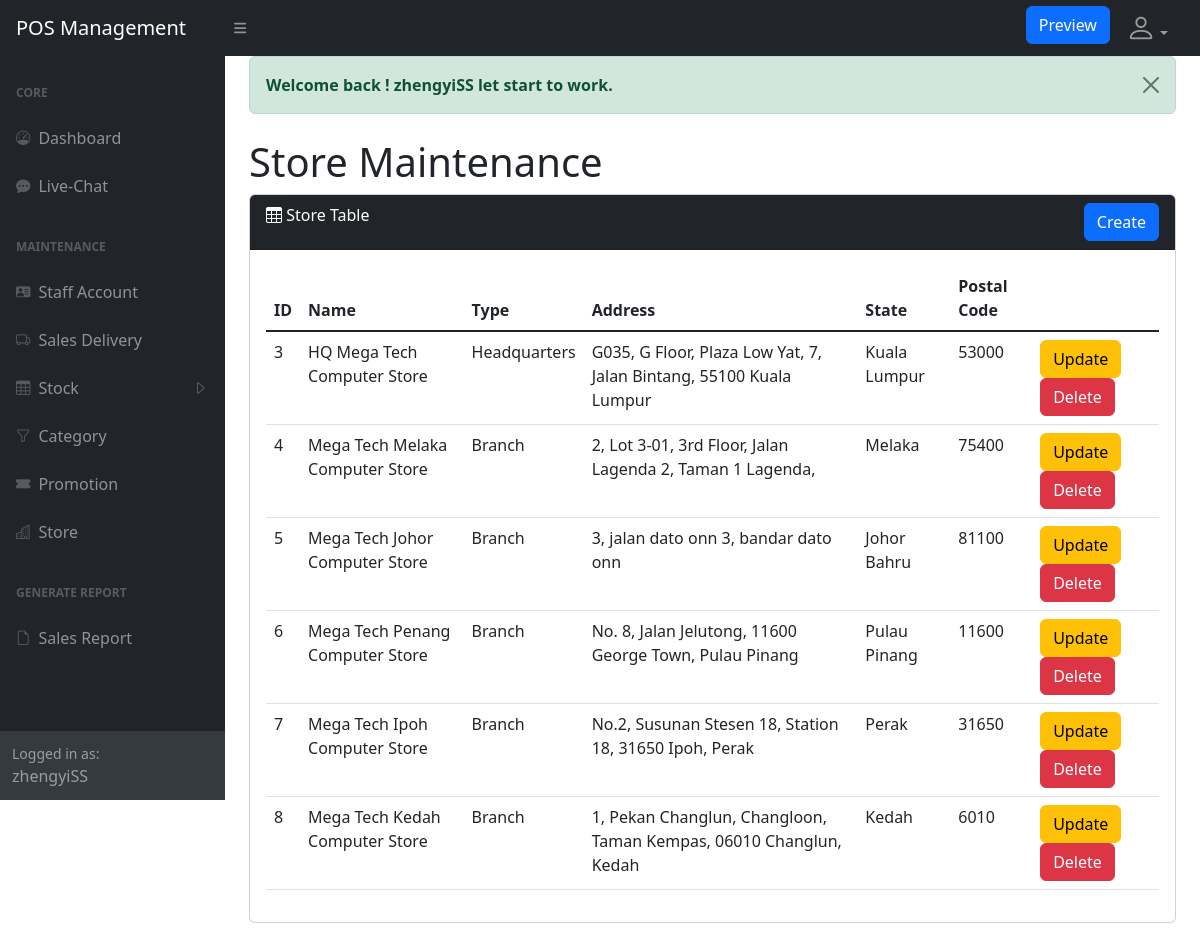
Page /administration/store.php (signed in) on the committed database.
### tables this page shows
CREATE TABLE `store` (
  `store_id` int(11) NOT NULL,
  `name` varchar(40) NOT NULL,
  `type` varchar(15) NOT NULL,
  `address` varchar(255) NOT NULL,
  `state` varchar(35) NOT NULL,
  `postal_code` int(11) NOT NULL
);

### administration/store.php (the view, shortened to what this page needs)
<?php
require 'dbconnect.php';
$sql = "SELECT * FROM store";
$result = mysqli_query($connect, $sql);
include 'static-include/header.php';
require 'static-nav/static-headnav.php';
require 'static-nav/static-sidenav.php';
?>
<div id="layoutSidenav_content">
    <main>
        <div class="container-fluid px-4">
            <?php include 'alertMessage.php'; ?>
            <h1 class="mt-4">Store Maintenance</h1>
            <div class="card mb-4">
                <div class="card-header bg-dark text-white">
                    <i class="bi bi-table"></i>
                    Store Table
                    <a href="crud_store/store_create.php" class="btn btn-primary float-end">Create</a>
                </div>
                <div class="card-body">
                    <table class="table">
                        <thead>
                            <tr>
                                <th>ID</th>
                                <th>Name</th>
                                <th>Type</th>
                                <th>Address</th>
                                <th>State</th>
                                <th>Postal Code</th>
                            </tr>
                        </thead>
                        <tbody>
                            <?php
                            if (mysqli_num_rows($result) > 0) {
                                foreach ($result as $store) {
                                    ?>
                                    <tr>
                                        <td><?php echo $store["store_id"]; ?></td>
                                        <td><?php echo $store["name"]; ?></td>
                                        <td><?php echo $store["type"]; ?></td>
                                        <td><?php echo $store["address"]; ?></td>
                                        <td><?php echo $store["state"]; ?></td>
                                        <td><?php echo $store["postal_code"]; ?></td>
                                        <td>
                                            <a class='btn btn-warning' href='crud_store/store_update.php?id=<?php echo $store["store_id"]; ?>'>Update</a>
                                            <button type="button" class="btn btn-danger delete_store" id="<?php echo $store["store_id"]; ?>">Delete</button>
                                        </td>
                                    </tr>
                                    <?php
                                }
                            } else {
                                echo "<h5 class='text-primary'>No Record.....</h5>";
                            }
                            ?>
                        </tbody>
                    </table>
                </div>
            </div>
        </div>
    </main>
</div>
</body>
</html>

### rows in the picture
store: store_id "3", name "HQ Mega Tech Computer Store", type "Headquarters", address "G035, G Floor, Plaza Low Yat, 7, Jalan Bintang, 55100 Kuala Lumpur", state "Kuala Lumpur", postal_code "53000"
store: store_id "4", name "Mega Tech Melaka Computer Store", type "Branch", address "2, Lot 3-01, 3rd Floor, Jalan Lagenda 2, Taman 1 Lagenda,", state "Melaka", postal_code "75400"
store: store_id "5", name "Mega Tech Johor Computer Store", type "Branch", address "3, jalan dato onn 3, bandar dato onn", state "Johor Bahru", postal_code "81100"
store: store_id "6", name "Mega Tech Penang Computer Store", type "Branch", address "No. 8, Jalan Jelutong, 11600 George Town, Pulau Pinang", state "Pulau Pinang", postal_code "11600"
store: store_id "7", name "Mega Tech Ipoh Computer Store", type "Branch", address "No.2, Susunan Stesen 18, Station 18, 31650 Ipoh, Perak", state "Perak", postal_code "31650"
store: store_id "8", name "Mega Tech Kedah Computer Store", type "Branch", address "1, Pekan Changlun, Changloon, Taman Kempas, 06010 Changlun, Kedah", state "Kedah", postal_code "6010"

### other values in the picture
$_SESSION['username'] "zhengyiSS"
$_SESSION['message'] "Welcome back ! zhengyiSS let start to work."
